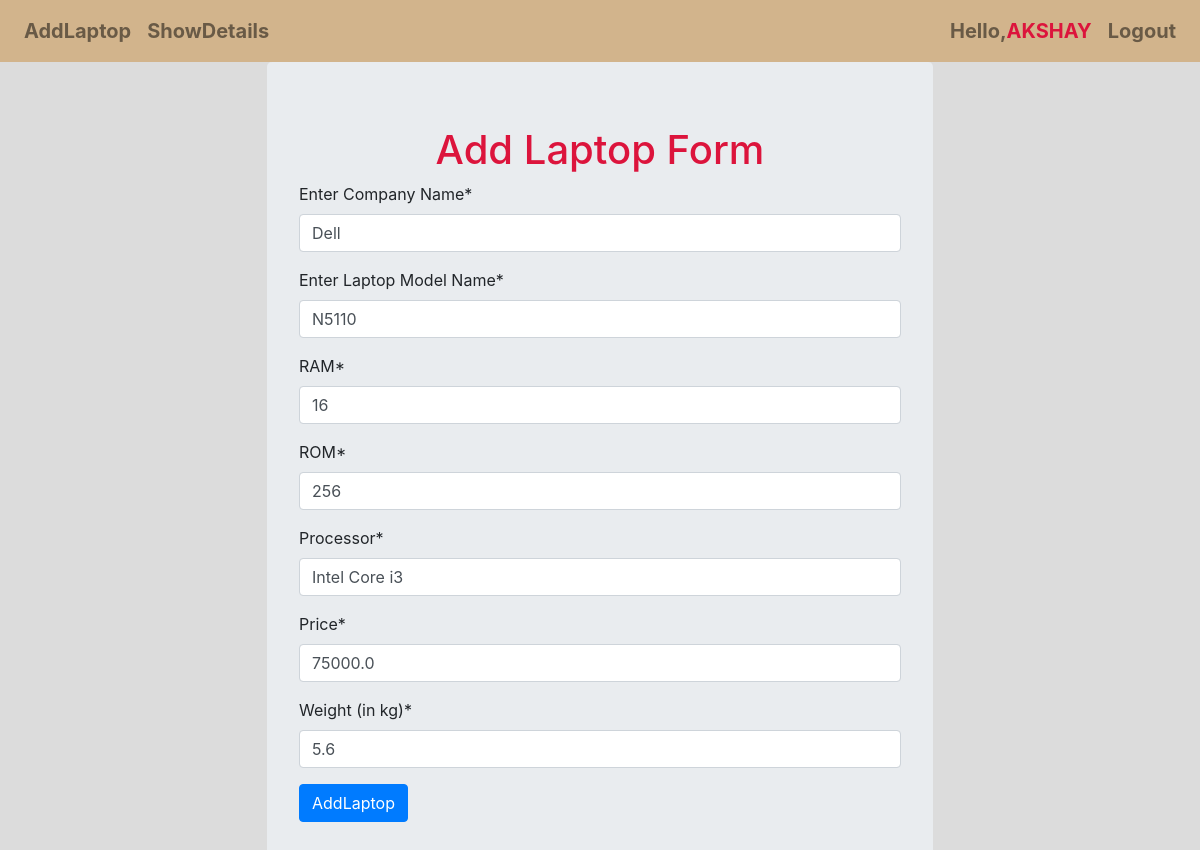
Page /laptop/update/2/ (signed in) on the earlier database version.
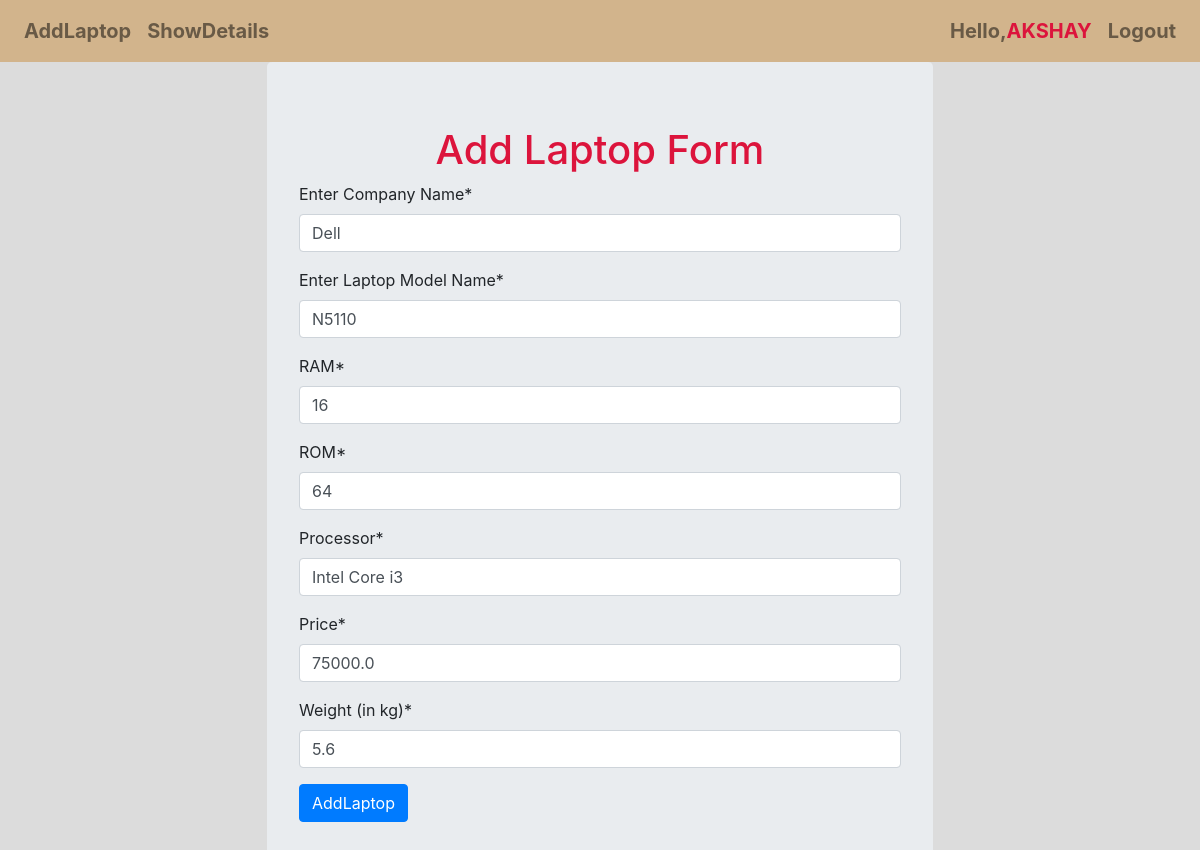
Same page on the later database version.
### LaptopApp/models.py (models this page shows, shortened)
class Laptop(models.Model):
    company = models.CharField(max_length=32)
    model_name = models.CharField(max_length=32)
    ram = models.IntegerField()
    rom = models.IntegerField()
    processor = models.CharField(max_length=32)
    price = models.FloatField()
    weight = models.FloatField()

### LaptopApp/views.py (the view, shortened to what this page needs)
# urls.py: path('update/<int:i>/',views.LaptopUpdate.as_view(),name='update'),
class LaptopUpdate(LoginRequiredMixin, View):
    def get(self, request, i):
        laptop = Laptop.objects.get(id=i)
        form = LaptopModelForm(instance=laptop)
        template_name = "LaptopApp/laptop.html"
        context = {"form": form}
        return render(request, template_name, context)

### LaptopApp/forms.py (shortened to what this page needs)
class LaptopModelForm(forms.ModelForm):
    class Meta:
        model = Laptop
        fields = "__all__"
        labels = {
            'company':'Enter Company Name',
            'model_name':'Enter Laptop Model Name',
            'ram':'RAM',
            'rom':'ROM',
            'weight':'Weight (in kg)'
        }
        widgets = {
            'ram':forms.TextInput(attrs={'placeholder':'in GB'}),
            'rom':forms.TextInput(attrs={'placeholder':'in GB'}),
        }

### templates/LaptopApp/laptop.html (shortened to what this page needs)
{% extends "LaptopApp/base.html" %}
{% load crispy_forms_tags %}
{% block content %}
    <div class="container">
        <form method="post" class="jumbotron " style="margin:auto;width:60%">
            <h1 style="text-align:center;color:crimson">Add Laptop Form</h1>
            {{form | crispy}}
            <input type="submit" value="AddLaptop" class="btn btn-primary " >
        </form>
    </div>
{% endblock %}

Differences in the rows shown:
changed Laptop "Dell": rom "256" → "64"
